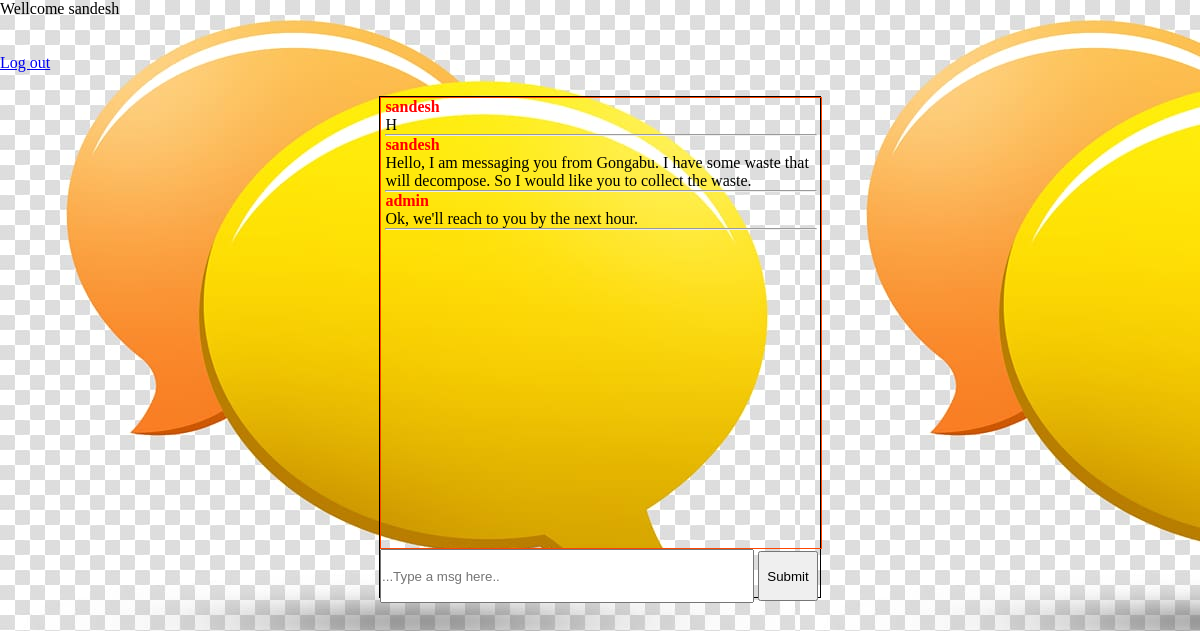
The page /chat_room.php (signed in) on the database its author committed.
### tables this page shows
CREATE TABLE `message` (
  `id` int(4) NOT NULL,
  `message` text NOT NULL,
  `username` varchar(20) DEFAULT NULL,
  `from_to` varchar(50) DEFAULT NULL
);

### chat_room.php (the view, shortened to what this page needs)
<!DOCTYPE html>
<html>
		<head>
		</head>
		<body>
					<?php
						if(isset($_SESSION['username']))
						{
					echo "Wellcome  ".$_SESSION['username'];
							echo "<br> <br> <br> ";
							echo "     ".'<a href= "log_out.php"> Log out </a> ';
						}
						else
						{
							header('location: login.php');
						}
					?>
					<div id= "main">
						<div id= "message-area">
								<?php
										include('connection.php');
										$q1= "SELECT * FROM message";
										$r1= mysqli_query($conn, $q1);
										while($row= mysqli_fetch_assoc($r1))
										{
											$message= $row['message'];
								     		$username= $row['username'];
											echo '<h4 style= "color: red;">'.$username.'</h4>';
											echo '<p>'.$message.'</p>';
											echo '<hr>';
										}
									?>
						</div>
					<form method= "post">
							<input type= "text" name= "message" placeholder= "...Type a msg here.." style= "width: 370px; height: 50px">
							<input type= "submit" name= "submit" style= "width: 60px; height: 50px;">
					</form>
				</div>
		</body>
</html>

### chat_room.php (style rules this page uses)
body { background-image: url('images/chatbg.jpg'); }
* { margin: 0px; padding: 0px; }
#main { border: 1px solid black; width: 440px; height: 500px; margin: 24px auto; }
#message-area { width: 98%; border: 1px solid orangered; height: 450px; padding: 0% 1%; }

### rows shown on the page
message: username "sandesh", message "H"
message: username "sandesh", message "Hello, I am messaging you from Gongabu. I have some waste that will decompose. So I would like you to collect the waste."
message: username "admin", message "Ok, we'll reach to you by the next hour."

### other values the page prints
$_SESSION['username'] "sandesh"
